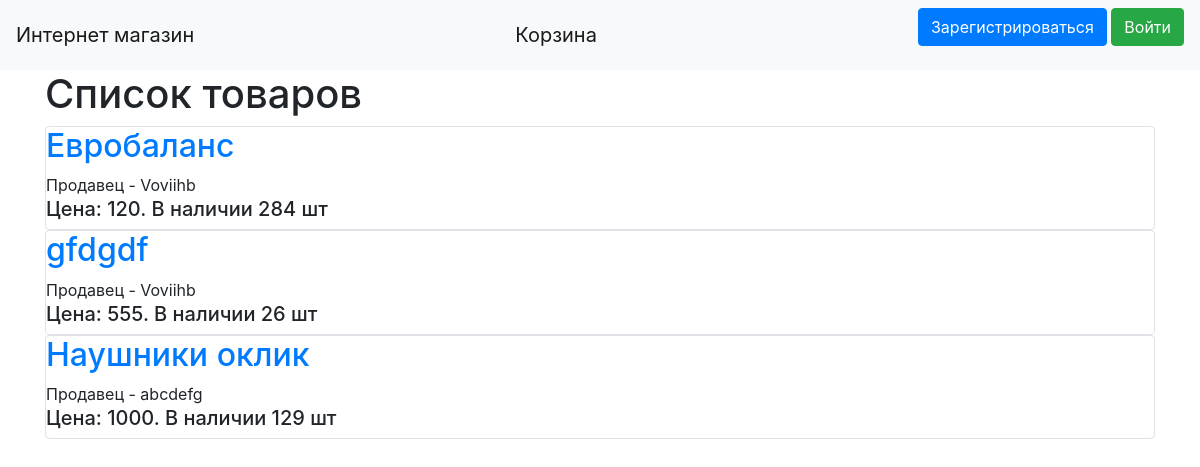
Page /main on the earlier database version.
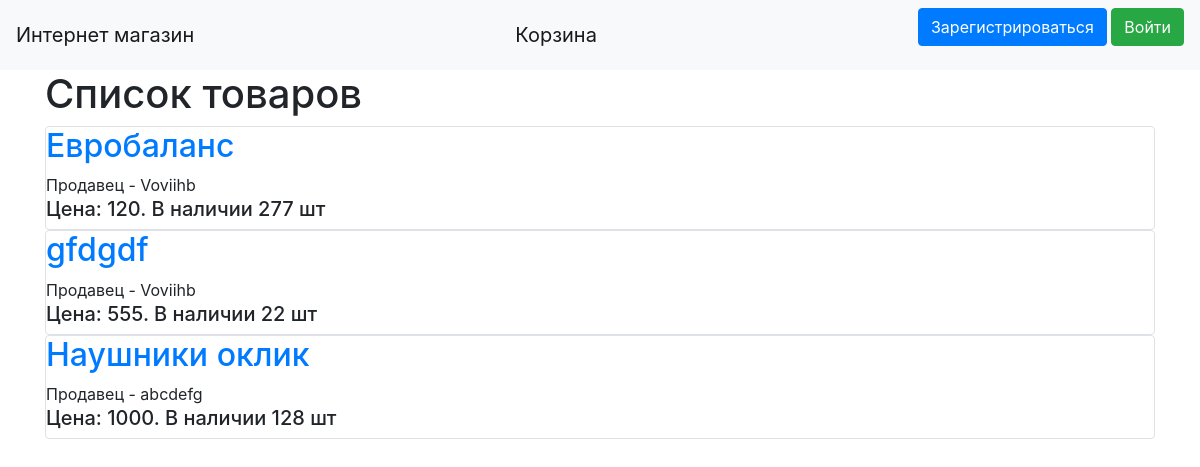
Same page on the later database version.
### data/products.py (models this page shows, shortened)
class Products(SqlAlchemyBase):
    __tablename__ = 'products'
    id = sqlalchemy.Column(sqlalchemy.Integer, primary_key=True, autoincrement=True)
    title = sqlalchemy.Column(sqlalchemy.String, nullable=True)
    quantity = sqlalchemy.Column(sqlalchemy.Integer, nullable=True)
    price = sqlalchemy.Column(sqlalchemy.Integer, nullable=True)
    description = sqlalchemy.Column(sqlalchemy.String, nullable=True)
    category = sqlalchemy.Column(sqlalchemy.String, nullable=True)
    user_id = sqlalchemy.Column(sqlalchemy.Integer, sqlalchemy.ForeignKey("users.id"))
    user = orm.relationship('User', foreign_keys="Products.user_id", backref="products")

### data/users.py (models this page shows, shortened)
class User(SqlAlchemyBase, UserMixin):
    __tablename__ = 'users'
    id = sqlalchemy.Column(sqlalchemy.Integer, primary_key=True, autoincrement=True)
    name = sqlalchemy.Column(sqlalchemy.String, nullable=True)
    about = sqlalchemy.Column(sqlalchemy.String, nullable=True)
    email = sqlalchemy.Column(sqlalchemy.String, index=True, unique=True, nullable=True)
    role = sqlalchemy.Column(sqlalchemy.Integer)
    hashed_password = sqlalchemy.Column(sqlalchemy.String, nullable=True)
    cart = sqlalchemy.Column(sqlalchemy.String, default="{}")
    balance = sqlalchemy.Column(sqlalchemy.Integer, default=0)
    created_date = sqlalchemy.Column(sqlalchemy.DateTime, default=datetime.datetime.now)

### main.py (the view)
@app.route("/")
@app.route("/main")
def index():
    db_sess = db_session.create_session()
    products = db_sess.query(Products)
    return render_template("index.html", products=products)

### data/db_session.py (called while the page is built)
def create_session() -> Session:
    global __factory
    return __factory()

### templates/index.html (shortened to what this page needs)
{% extends "base.html" %}
{% block content %}
    <h1>Список товаров</h1>
    {% for item in products %}
        <div class="col-md6 border rounded">
            <h2><a href="/product/{{item.id}}">{{item.title}}</a></h2>
            <div>
                Продавец - {{ item.user.name }}
            </div>
            <div>
                <h5>Цена: {{ item.price }}. В наличии {{ item.quantity }} шт</h5>
            </div>
        </div>
    {% endfor %}
{% endblock %}

Differences in the rows shown:
changed Products "Евробаланс": quantity "284" → "277"
changed Products "gfdgdf": quantity "26" → "22"
changed Products "Наушники оклик": quantity "129" → "128"
